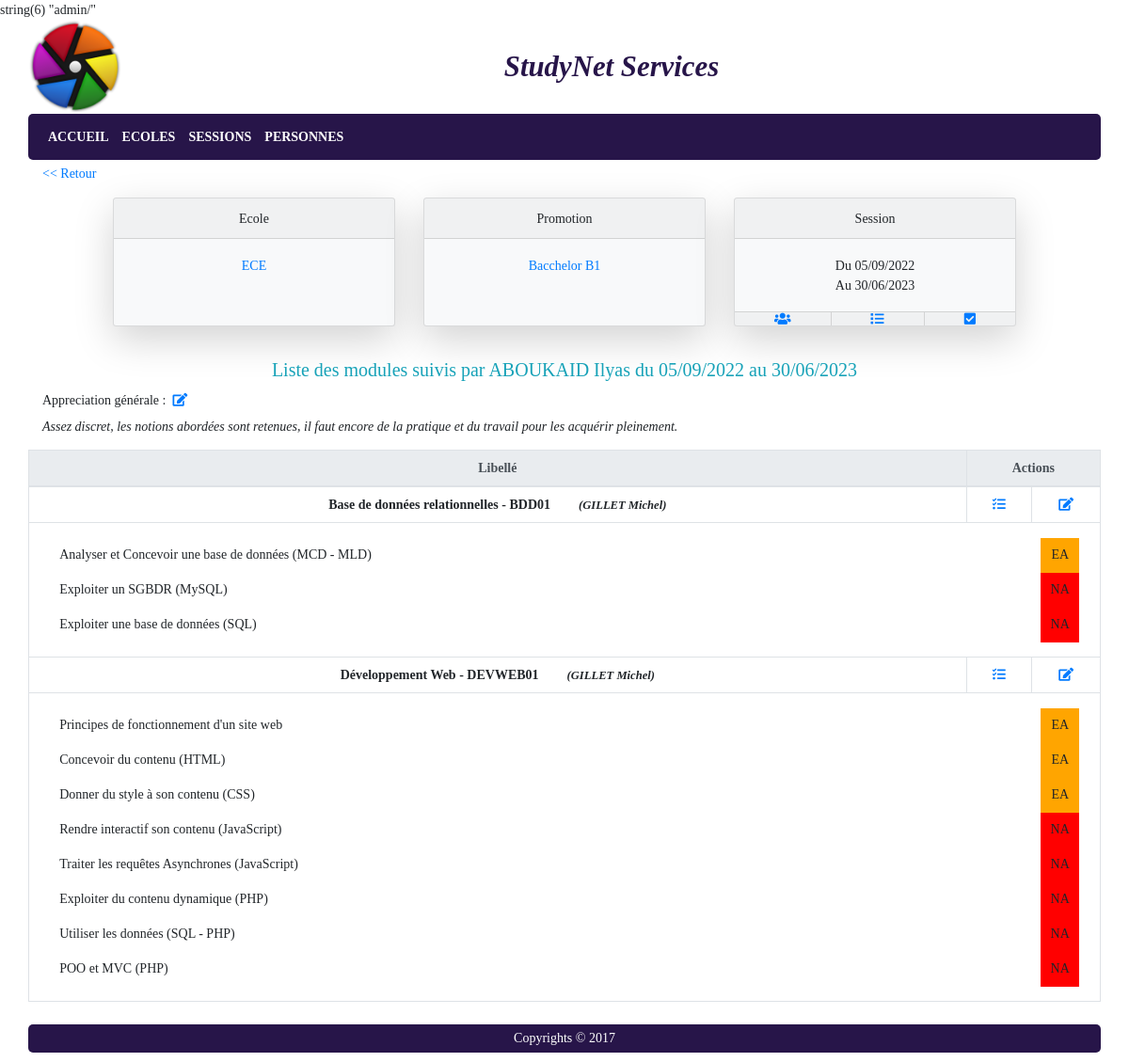
The app's page /index.php?p=periodesformation&a=listemodules&idetudiant=496&idpf=46 (signed in) with its own data.
### tables this page shows
CREATE TABLE `promotion` (
  `promo_id` int NOT NULL AUTO_INCREMENT,
  `promo_libelle` varchar(50) NOT NULL,
  `eco_id` int NOT NULL,
  PRIMARY KEY (`promo_id`),
  KEY `FK_promotion_eco_id` (`eco_id`),
  CONSTRAINT `FK_promotion_eco_id` FOREIGN KEY (`eco_id`) REFERENCES `ecole` (`eco_id`)
);

CREATE TABLE `ecole` (
  `eco_id` int NOT NULL AUTO_INCREMENT,
  `eco_nom` varchar(50) NOT NULL,
  `eco_logo` varchar(255) DEFAULT NULL,
  PRIMARY KEY (`eco_id`)
);

CREATE TABLE `periodeformation` (
  `pf_id` int NOT NULL AUTO_INCREMENT,
  `pf_datedebut` date NOT NULL,
  `pf_datefin` date NOT NULL,
  `pf_duree` int NOT NULL,
  `promo_id` int NOT NULL,
  `resp_id` int DEFAULT NULL,
  `statpf_id` int NOT NULL DEFAULT '1',
  PRIMARY KEY (`pf_id`),
  KEY `FK_periodeformation_promo_id` (`promo_id`),
  KEY `FK_PERFOR_RESP` (`resp_id`),
  KEY `FK_PF_STATPF` (`statpf_id`),
  CONSTRAINT `FK_PERFOR_RESP` FOREIGN KEY (`resp_id`) REFERENCES `responsablePedago` (`resp_id`),
  CONSTRAINT `FK_periodeformation_promo_id` FOREIGN KEY (`promo_id`) REFERENCES `promotion` (`promo_id`),
  CONSTRAINT `FK_PF_STATPF` FOREIGN KEY (`statpf_id`) REFERENCES `statutpf` (`statpf_id`)
);

CREATE TABLE `etudiant` (
  `etu_id` int NOT NULL AUTO_INCREMENT,
  `etu_photo` varchar(255) DEFAULT NULL,
  `pers_id` int NOT NULL,
  PRIMARY KEY (`etu_id`),
  KEY `FK_ETU_PERS` (`pers_id`),
  CONSTRAINT `FK_ETU_PERS` FOREIGN KEY (`pers_id`) REFERENCES `personne` (`pers_id`)
);

CREATE TABLE `personne` (
  `pers_id` int NOT NULL AUTO_INCREMENT,
  `pers_nom` varchar(50) NOT NULL,
  `pers_prenom` varchar(50) NOT NULL,
  `pers_email` varchar(250) DEFAULT NULL,
  `us_id` int DEFAULT NULL,
  PRIMARY KEY (`pers_id`),
  KEY `FK_PERS_USER` (`us_id`),
  CONSTRAINT `FK_PERS_USER` FOREIGN KEY (`us_id`) REFERENCES `userAuth` (`us_id`)
);

CREATE TABLE `appreciationGenerale` (
  `app_contenu` text,
  `etu_id` int NOT NULL,
  `pf_id` int NOT NULL,
  PRIMARY KEY (`etu_id`,`pf_id`),
  KEY `FK_participer_pf_id` (`pf_id`),
  CONSTRAINT `FK_participer_etu_id` FOREIGN KEY (`etu_id`) REFERENCES `etudiant` (`etu_id`),
  CONSTRAINT `FK_participer_pf_id` FOREIGN KEY (`pf_id`) REFERENCES `periodeformation` (`pf_id`)
);

CREATE TABLE `module` (
  `mod_id` int NOT NULL AUTO_INCREMENT,
  `mod_libelle` varchar(200) NOT NULL,
  `mod_code` varchar(20) DEFAULT NULL,
  `mod_details` text,
  `mod_duree` int NOT NULL,
  `unit_id` int DEFAULT NULL,
  PRIMARY KEY (`mod_id`),
  KEY `FK_MOD_UNIT` (`unit_id`),
  CONSTRAINT `FK_MOD_UNIT` FOREIGN KEY (`unit_id`) REFERENCES `uniteenseignement` (`unit_id`)
);

CREATE TABLE `intervenant` (
  `int_id` int NOT NULL AUTO_INCREMENT,
  `pers_id` int NOT NULL,
  PRIMARY KEY (`int_id`),
  KEY `FK_INT_PERS` (`pers_id`),
  CONSTRAINT `FK_INT_PERS` FOREIGN KEY (`pers_id`) REFERENCES `personne` (`pers_id`)
);

CREATE TABLE `contenumodule` (
  `cmod_id` int NOT NULL AUTO_INCREMENT,
  `cmod_libelle` varchar(250) NOT NULL,
  `cmod_details` text,
  `cmod_chrono` tinyint NOT NULL,
  `mod_id` int NOT NULL,
  PRIMARY KEY (`cmod_id`),
  KEY `FK_contenumodule_mod_id` (`mod_id`),
  CONSTRAINT `FK_contenumodule_mod_id` FOREIGN KEY (`mod_id`) REFERENCES `module` (`mod_id`)
);

### core/views/admin/view_listemodulesetudiants.php (the view, shortened to what the rows shown need)
<section id="content_body" class="row formaffiche">
	<header class="col-12 text-center text-info" style="font-size: 20px">Liste des modules suivis par
		<?php print($etudiant->getNom().' '.$etudiant->getPrenom()); ?>
		du <?php print($pf->getDateDebut()); ?> au <?php print($pf->getDateFin()); ?>
	</header>
	<?php
		$appreciationG = Evaluation::getAppreciationGenerale($etudiant->getId(), $pf->getId());
		$script = '';
		$script .= '<section class="col-12 mt-2">';
		if ($user->canEdit('appreciation', $pf)) {
			$script .= '<label>Appreciation générale :</label><a href="index.php?p=periodesformation&a=editappgenerale&idetudiant=' . $etudiant->getId() . '&idpf=' . $pf->getId() . '" title="Modifier l\'appréciation générale"><span class="fa fa-edit ml-2"></span></a><br />';
		}
		$script .= '<p class="commentaire">' . $appreciationG . '</p>';
		$script .= '</section>';
		print($script);
	?>
	<table class="table table-bordered table-hover table-responsive-md">
		<thead class="thead-light">
		<tr>
			<th style="width: 700px;">Libellé</th>
			<th style="width: 100px;" colspan="3">Actions</th>
		</tr>
		</thead>
		<tbody>
		<?php
			$script = '';
			if (isset($listeModules)){
				if (count($listeModules) == 0){
					$script .= '<tr><td colspan="8">Aucune donnée disponible !</td></tr>';
				}else{
					foreach ($listeModules as $module){
						$script .= '<tr>';
						$script .= '<td style="font-weight: bold;">'.$module->getLibelle().($module->getCode() != ''?' - '.$module->getCode():'').'<span class="intervenant">'.$module->getIntervenant().'</span></td>';
						$script .= '<td style="width: 30px;"><a href="index.php?p=periodesformation&a=viewdetailsevaluations&idetudiant='.$etudiant->getId().'&idpf='.$pf->getId().'&idmodule='.$module->getId().'" title="Voir les détails"><span class="fa fa-tasks"></span></a></td>';
						if ($user->canEdit('module', $pf, $module)) {
							$script .= '<td style="width: 30px;"><a href="index.php?p=periodesformation&a=editdetailsevaluations&idetudiant=' . $etudiant->getId() . '&idpf=' . $pf->getId() . '&idmodule=' . $module->getId() . '" title="Modifier l\'évaluation"><span class="fa fa-edit"></span></a></td>';
						}
						$script .= '</tr>';
						if ($module->hasContenu()){
							$script .= '<tr>';
							$script .= '<td colspan="3">';
							$script .= '<table style="width: 98%; border: none; margin: 5px auto">';
							foreach ($module->getContenu() as $contenuModule){
								$script .= '<tr class="lignetab">';
								$script .= '<td style="border: none; text-align: left">'.$contenuModule->getLibelle().'</td>';
								$eval = $etudiant->getEvaluationContenuModule($contenuModule, $pf);
								$script .= '<td style="border: none;" class="eval_'.$eval.'">'.$eval.'</td>';
								$script .= '</tr>';
							}
							$script .= '</table>';
							$script .= '</td>';
							$script .= '</tr>';
						}
					}
				}
			}
			print($script);
		?>
		</tbody>
	</table>
</section>

### core/views/admin/view_enteteperiodesformations.php (shortened to what the rows shown need)
<section class="container content_body">
	<section class="row card-deck justify-content-center">
		<div class="card bg-light mb-4 shadow-lg text-center" style="max-width: 300px">
			<div class="card-body">
				<?php
					if (is_null($promo)){
						print('<a href="index.php?p=ecoles" class="card-link">Toutes</a>');
					}else{
						print('<a href="index.php?p=promotions&idecole='.$promo->getIdEcole().'">'.Ecole::getById($promo->getIdEcole())->getNom().'</a>');
					}
				?>
			</div>
		</div>
		<div class="card bg-light mb-4 shadow-lg text-center" style="max-width: 300px">
			<div class="card-body">
				<?php
					if (is_null($promo)){
						print('<a href="index.php?p=promotions" class="card-link">Toutes</a>');
					}else {
						if ($action != 'listepf'){
							print('<a href="index.php?p=periodesformation&a=listepf&idpromo='.$promo->getId().'">'.$promo->getLibelle().'</a>');
						}else{
							print($promo->getLibelle());
						}
					}
				?>
			</div>
		</div>
		<?php
			if (!is_null($pf)){
			?>
			<div class="card bg-light mb-4 shadow-lg text-center" style="max-width: 300px">
				<div class="card-header">Session</div>
				<div class="card-body">
					<p class="card-text">Du <?php print($pf->getDateDebut()); ?><br />Au <?php print($pf->getDateFin()); ?></p>
				</div>
				<div class="card-footer">
					<span><a href="index.php?p=periodesformation&a=listeetudiants&idpf=<?=$pf->getId()?>" title="Liste des étudiants"><span class="fas fa-users align-middle"></span></a></span>
					<span><a href="index.php?p=periodesformation&a=listemodules&idpf=<?=$pf->getId()?>" title="Liste des modules"><span class="fas fa-list align-middle"></span></a></span>
					<span><a href="index.php?p=periodesformation&a=participations&idpf=<?=$pf->getId()?>" title="Gérer la participation des étudiants aux modules"><span class="fas fa-check-square align-middle"></span></a></span>
				</div>
			</div>
			<?php
			}
		?>
	</section>
</section>

### records on screen
promotion: eco.eco_nom "ECE", promo_libelle "Bacchelor B1"
periodeformation: pf_datedebut "05/09/2022", pf_datefin "30/06/2023", pf_id.app_contenu "Assez discret, les notions abordées sont retenues, il faut encore de la pratique et du travail pour les acquérir pleinement."
etudiant: pers.pers_nom "ABOUKAID", pers.pers_prenom "Ilyas"
module: mod_libelle "Base de données relationnelles", mod_code "BDD01"
intervenant: pers.pers_prenom "GILLET Michel"
contenumodule: cmod_libelle "Analyser et Concevoir une base de données (MCD - MLD)", eval "EA"
contenumodule: cmod_libelle "Exploiter un SGBDR (MySQL)", eval "NA"
contenumodule: cmod_libelle "Exploiter une base de données (SQL)", eval "NA"
module: mod_libelle "Développement Web", mod_code "DEVWEB01"
contenumodule: cmod_libelle "Principes de fonctionnement d'un site web", eval "EA"
contenumodule: cmod_libelle "Concevoir du contenu (HTML)", eval "EA"
contenumodule: cmod_libelle "Donner du style à son contenu (CSS)", eval "EA"
contenumodule: cmod_libelle "Rendre interactif son contenu (JavaScript)", eval "NA"
contenumodule: cmod_libelle "Traiter les requêtes Asynchrones (JavaScript)", eval "NA"
contenumodule: cmod_libelle "Exploiter du contenu dynamique (PHP)", eval "NA"
contenumodule: cmod_libelle "Utiliser les données (SQL - PHP)", eval "NA"
contenumodule: cmod_libelle "POO et MVC (PHP)", eval "NA"

### other values on screen
$pageTitle "StudyNet Services"
$this->libelle "ACCUEIL"
$this->libelle "ECOLES"
$this->libelle "SESSIONS"
$this->libelle "PERSONNES"
